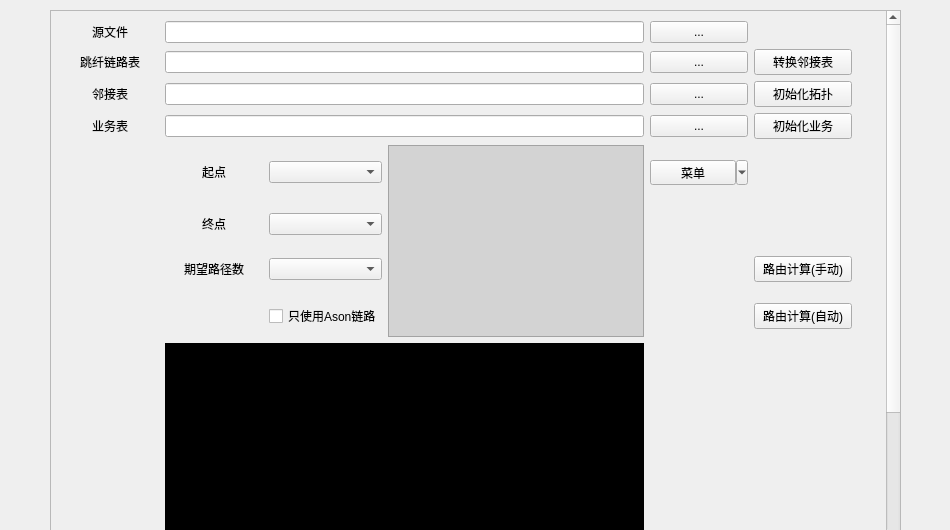
<?xml version="1.0" encoding="UTF-8"?>
<ui version="4.0">
 <class>AutoRoute</class>
 <widget class="QWidget" name="AutoRoute">
  <property name="geometry">
   <rect>
    <x>0</x>
    <y>0</y>
    <width>950</width>
    <height>530</height>
   </rect>
  </property>
  <property name="maximumSize">
   <size>
    <width>950</width>
    <height>530</height>
   </size>
  </property>
  <property name="windowTitle">
   <string>Form</string>
  </property>
  <widget class="QWidget" name="verticalLayoutWidget">
   <property name="geometry">
    <rect>
     <x>50</x>
     <y>10</y>
     <width>851</width>
     <height>551</height>
    </rect>
   </property>
   <layout class="QVBoxLayout" name="verticalLayout">
    <item>
     <widget class="QScrollArea" name="scrollArea">
      <property name="verticalScrollBarPolicy">
       <enum>Qt::ScrollBarAlwaysOn</enum>
      </property>
      <property name="horizontalScrollBarPolicy">
       <enum>Qt::ScrollBarAlwaysOn</enum>
      </property>
      <property name="sizeAdjustPolicy">
       <enum>QAbstractScrollArea::AdjustIgnored</enum>
      </property>
      <property name="widgetResizable">
       <bool>true</bool>
      </property>
      <widget class="QWidget" name="scrollAreaWidgetContents">
       <property name="enabled">
        <bool>true</bool>
       </property>
       <property name="geometry">
        <rect>
         <x>0</x>
         <y>0</y>
         <width>950</width>
         <height>700</height>
        </rect>
       </property>
       <property name="sizePolicy">
        <sizepolicy hsizetype="Preferred" vsizetype="Preferred">
         <horstretch>0</horstretch>
         <verstretch>0</verstretch>
        </sizepolicy>
       </property>
       <property name="minimumSize">
        <size>
         <width>950</width>
         <height>700</height>
        </size>
       </property>
       <property name="focusPolicy">
        <enum>Qt::ClickFocus</enum>
       </property>
       <widget class="QWidget" name="gridLayoutWidget">
        <property name="geometry">
         <rect>
          <x>10</x>
          <y>10</y>
          <width>791</width>
          <height>531</height>
         </rect>
        </property>
        <layout class="QGridLayout" name="LAYOUT_autoRoute">
         <item row="10" column="2">
          <widget class="QLabel" name="label_6">
           <property name="sizePolicy">
            <sizepolicy hsizetype="Preferred" vsizetype="Fixed">
             <horstretch>0</horstretch>
             <verstretch>0</verstretch>
            </sizepolicy>
           </property>
           <property name="text">
            <string>期望路径数</string>
           </property>
           <property name="alignment">
            <set>Qt::AlignCenter</set>
           </property>
           <property name="buddy">
            <cstring>COMBOBOX_counts</cstring>
           </property>
          </widget>
         </item>
         <item row="5" column="0">
          <widget class="QLabel" name="label_8">
           <property name="sizePolicy">
            <sizepolicy hsizetype="Preferred" vsizetype="Fixed">
             <horstretch>0</horstretch>
             <verstretch>0</verstretch>
            </sizepolicy>
           </property>
           <property name="text">
            <string>业务表</string>
           </property>
           <property name="alignment">
            <set>Qt::AlignCenter</set>
           </property>
           <property name="buddy">
            <cstring>LINEEDIT_adjList</cstring>
           </property>
          </widget>
         </item>
         <item row="11" column="6">
          <widget class="QPushButton" name="BUTTON_calAuto">
           <property name="sizePolicy">
            <sizepolicy hsizetype="Preferred" vsizetype="Fixed">
             <horstretch>0</horstretch>
             <verstretch>0</verstretch>
            </sizepolicy>
           </property>
           <property name="text">
            <string>路由计算(自动)</string>
           </property>
          </widget>
         </item>
         <item row="11" column="3">
          <widget class="QCheckBox" name="CHECKBOX_onlyAson">
           <property name="text">
            <string>只使用Ason链路</string>
           </property>
           <property name="autoExclusive">
            <bool>false</bool>
           </property>
           <property name="tristate">
            <bool>false</bool>
           </property>
          </widget>
         </item>
         <item row="5" column="2" colspan="3">
          <widget class="QLineEdit" name="LINEEDIT_business">
           <property name="maximumSize">
            <size>
             <width>650</width>
             <height>16777215</height>
            </size>
           </property>
          </widget>
         </item>
         <item row="10" column="3">
          <widget class="QComboBox" name="COMBOBOX_counts"/>
         </item>
         <item row="1" column="5">
          <widget class="QPushButton" name="BUTTON_selectSrc">
           <property name="sizePolicy">
            <sizepolicy hsizetype="Preferred" vsizetype="Fixed">
             <horstretch>0</horstretch>
             <verstretch>0</verstretch>
            </sizepolicy>
           </property>
           <property name="text">
            <string>...</string>
           </property>
          </widget>
         </item>
         <item row="4" column="0">
          <widget class="QLabel" name="label_2">
           <property name="sizePolicy">
            <sizepolicy hsizetype="Preferred" vsizetype="Fixed">
             <horstretch>0</horstretch>
             <verstretch>0</verstretch>
            </sizepolicy>
           </property>
           <property name="text">
            <string>邻接表</string>
           </property>
           <property name="alignment">
            <set>Qt::AlignCenter</set>
           </property>
           <property name="buddy">
            <cstring>LINEEDIT_adjList</cstring>
           </property>
          </widget>
         </item>
         <item row="2" column="6">
          <widget class="QPushButton" name="BUTTON_transToAdj">
           <property name="sizePolicy">
            <sizepolicy hsizetype="Preferred" vsizetype="Fixed">
             <horstretch>0</horstretch>
             <verstretch>0</verstretch>
            </sizepolicy>
           </property>
           <property name="text">
            <string>转换邻接表</string>
           </property>
          </widget>
         </item>
         <item row="10" column="6">
          <widget class="QPushButton" name="BUTTON_calByHand">
           <property name="sizePolicy">
            <sizepolicy hsizetype="Preferred" vsizetype="Fixed">
             <horstretch>0</horstretch>
             <verstretch>0</verstretch>
            </sizepolicy>
           </property>
           <property name="text">
            <string>路由计算(手动)</string>
           </property>
          </widget>
         </item>
         <item row="1" column="0">
          <widget class="QLabel" name="label_7">
           <property name="sizePolicy">
            <sizepolicy hsizetype="Preferred" vsizetype="Fixed">
             <horstretch>0</horstretch>
             <verstretch>0</verstretch>
            </sizepolicy>
           </property>
           <property name="text">
            <string>源文件</string>
           </property>
           <property name="alignment">
            <set>Qt::AlignCenter</set>
           </property>
           <property name="buddy">
            <cstring>LINEEDIT_source</cstring>
           </property>
          </widget>
         </item>
         <item row="2" column="0">
          <widget class="QLabel" name="label_3">
           <property name="sizePolicy">
            <sizepolicy hsizetype="Preferred" vsizetype="Fixed">
             <horstretch>0</horstretch>
             <verstretch>0</verstretch>
            </sizepolicy>
           </property>
           <property name="text">
            <string>跳纤链路表</string>
           </property>
           <property name="alignment">
            <set>Qt::AlignCenter</set>
           </property>
           <property name="buddy">
            <cstring>LINEEDIT_chainList</cstring>
           </property>
          </widget>
         </item>
         <item row="4" column="6">
          <widget class="QPushButton" name="BUTTON_initGraph">
           <property name="sizePolicy">
            <sizepolicy hsizetype="Preferred" vsizetype="Fixed">
             <horstretch>0</horstretch>
             <verstretch>0</verstretch>
            </sizepolicy>
           </property>
           <property name="text">
            <string>初始化拓扑</string>
           </property>
          </widget>
         </item>
         <item row="1" column="2" colspan="3">
          <widget class="QLineEdit" name="LINEEDIT_source">
           <property name="sizePolicy">
            <sizepolicy hsizetype="Expanding" vsizetype="Fixed">
             <horstretch>0</horstretch>
             <verstretch>0</verstretch>
            </sizepolicy>
           </property>
           <property name="maximumSize">
            <size>
             <width>650</width>
             <height>16777215</height>
            </size>
           </property>
          </widget>
         </item>
         <item row="8" column="5">
          <widget class="QToolButton" name="TOOLBUTTON_menu">
           <property name="enabled">
            <bool>true</bool>
           </property>
           <property name="sizePolicy">
            <sizepolicy hsizetype="Preferred" vsizetype="Fixed">
             <horstretch>0</horstretch>
             <verstretch>0</verstretch>
            </sizepolicy>
           </property>
           <property name="contextMenuPolicy">
            <enum>Qt::ActionsContextMenu</enum>
           </property>
           <property name="text">
            <string>菜单</string>
           </property>
           <property name="popupMode">
            <enum>QToolButton::MenuButtonPopup</enum>
           </property>
           <property name="toolButtonStyle">
            <enum>Qt::ToolButtonTextOnly</enum>
           </property>
           <property name="autoRaise">
            <bool>false</bool>
           </property>
           <property name="arrowType">
            <enum>Qt::NoArrow</enum>
           </property>
          </widget>
         </item>
         <item row="2" column="5">
          <widget class="QPushButton" name="BUTTON_selectChainList">
           <property name="sizePolicy">
            <sizepolicy hsizetype="Preferred" vsizetype="Fixed">
             <horstretch>0</horstretch>
             <verstretch>0</verstretch>
            </sizepolicy>
           </property>
           <property name="text">
            <string>...</string>
           </property>
          </widget>
         </item>
         <item row="4" column="2" colspan="3">
          <widget class="QLineEdit" name="LINEEDIT_adjList">
           <property name="maximumSize">
            <size>
             <width>650</width>
             <height>16777215</height>
            </size>
           </property>
          </widget>
         </item>
         <item row="12" column="2" colspan="3">
          <widget class="QPlainTextEdit" name="TEXTEDIT_outPut">
           <property name="sizePolicy">
            <sizepolicy hsizetype="Preferred" vsizetype="Fixed">
             <horstretch>0</horstretch>
             <verstretch>0</verstretch>
            </sizepolicy>
           </property>
           <property name="maximumSize">
            <size>
             <width>16777215</width>
             <height>200</height>
            </size>
           </property>
           <property name="styleSheet">
            <string notr="true">            QPlainTextEdit {
                background-color: black;
                color: white;
            }</string>
           </property>
          </widget>
         </item>
         <item row="9" column="3">
          <widget class="QComboBox" name="COMBOBOX_endSta"/>
         </item>
         <item row="8" column="3">
          <widget class="QComboBox" name="COMBOBOX_startSta">
           <property name="sizePolicy">
            <sizepolicy hsizetype="Preferred" vsizetype="Maximum">
             <horstretch>0</horstretch>
             <verstretch>0</verstretch>
            </sizepolicy>
           </property>
          </widget>
         </item>
         <item row="8" column="4" rowspan="4">
          <widget class="QPlainTextEdit" name="TEXTEDIT_forbiddenPath">
           <property name="sizePolicy">
            <sizepolicy hsizetype="Fixed" vsizetype="Fixed">
             <horstretch>0</horstretch>
             <verstretch>0</verstretch>
            </sizepolicy>
           </property>
           <property name="maximumSize">
            <size>
             <width>450</width>
             <height>322131</height>
            </size>
           </property>
           <property name="styleSheet">
            <string notr="true">            QPlainTextEdit {
                background-color: lightgray;
                color: black;
            }</string>
           </property>
          </widget>
         </item>
         <item row="4" column="5">
          <widget class="QPushButton" name="BUTTON_selectAdjList">
           <property name="sizePolicy">
            <sizepolicy hsizetype="Preferred" vsizetype="Fixed">
             <horstretch>0</horstretch>
             <verstretch>0</verstretch>
            </sizepolicy>
           </property>
           <property name="text">
            <string>...</string>
           </property>
          </widget>
         </item>
         <item row="8" column="2">
          <widget class="QLabel" name="label_4">
           <property name="sizePolicy">
            <sizepolicy hsizetype="Preferred" vsizetype="Fixed">
             <horstretch>0</horstretch>
             <verstretch>0</verstretch>
            </sizepolicy>
           </property>
           <property name="text">
            <string>起点</string>
           </property>
           <property name="alignment">
            <set>Qt::AlignCenter</set>
           </property>
           <property name="buddy">
            <cstring>COMBOBOX_startSta</cstring>
           </property>
          </widget>
         </item>
         <item row="5" column="6">
          <widget class="QPushButton" name="BUTTON_initBusiness">
           <property name="sizePolicy">
            <sizepolicy hsizetype="Preferred" vsizetype="Fixed">
             <horstretch>0</horstretch>
             <verstretch>0</verstretch>
            </sizepolicy>
           </property>
           <property name="text">
            <string>初始化业务</string>
           </property>
          </widget>
         </item>
         <item row="5" column="5">
          <widget class="QPushButton" name="BUTTON_selectBusiness">
           <property name="sizePolicy">
            <sizepolicy hsizetype="Preferred" vsizetype="Fixed">
             <horstretch>0</horstretch>
             <verstretch>0</verstretch>
            </sizepolicy>
           </property>
           <property name="text">
            <string>...</string>
           </property>
          </widget>
         </item>
         <item row="9" column="2">
          <widget class="QLabel" name="label_5">
           <property name="sizePolicy">
            <sizepolicy hsizetype="Preferred" vsizetype="Fixed">
             <horstretch>0</horstretch>
             <verstretch>0</verstretch>
            </sizepolicy>
           </property>
           <property name="text">
            <string>终点</string>
           </property>
           <property name="alignment">
            <set>Qt::AlignCenter</set>
           </property>
           <property name="buddy">
            <cstring>COMBOBOX_endSta</cstring>
           </property>
          </widget>
         </item>
         <item row="2" column="2" colspan="3">
          <widget class="QLineEdit" name="LINEEDIT_chainList">
           <property name="maximumSize">
            <size>
             <width>650</width>
             <height>16777215</height>
            </size>
           </property>
          </widget>
         </item>
        </layout>
       </widget>
      </widget>
     </widget>
    </item>
   </layout>
  </widget>
  <action name="action_temp">
   <property name="text">
    <string>打开工具temp目录</string>
   </property>
  </action>
 </widget>
 <resources/>
 <connections>
  <connection>
   <sender>BUTTON_selectSrc</sender>
   <signal>clicked()</signal>
   <receiver>AutoRoute</receiver>
   <slot>_selectSrc()</slot>
   <hints>
    <hint type="sourcelabel">
     <x>732</x>
     <y>35</y>
    </hint>
    <hint type="destinationlabel">
     <x>926</x>
     <y>42</y>
    </hint>
   </hints>
  </connection>
  <connection>
   <sender>BUTTON_selectChainList</sender>
   <signal>clicked()</signal>
   <receiver>AutoRoute</receiver>
   <slot>_selectChainList()</slot>
   <hints>
    <hint type="sourcelabel">
     <x>721</x>
     <y>63</y>
    </hint>
    <hint type="destinationlabel">
     <x>931</x>
     <y>89</y>
    </hint>
   </hints>
  </connection>
  <connection>
   <sender>BUTTON_selectAdjList</sender>
   <signal>clicked()</signal>
   <receiver>AutoRoute</receiver>
   <slot>_selectAdjList()</slot>
   <hints>
    <hint type="sourcelabel">
     <x>708</x>
     <y>105</y>
    </hint>
    <hint type="destinationlabel">
     <x>928</x>
     <y>173</y>
    </hint>
   </hints>
  </connection>
  <connection>
   <sender>BUTTON_selectBusiness</sender>
   <signal>clicked()</signal>
   <receiver>AutoRoute</receiver>
   <slot>_selectBusiness()</slot>
   <hints>
    <hint type="sourcelabel">
     <x>692</x>
     <y>126</y>
    </hint>
    <hint type="destinationlabel">
     <x>928</x>
     <y>239</y>
    </hint>
   </hints>
  </connection>
  <connection>
   <sender>BUTTON_transToAdj</sender>
   <signal>clicked()</signal>
   <receiver>AutoRoute</receiver>
   <slot>_transToAdj()</slot>
   <hints>
    <hint type="sourcelabel">
     <x>815</x>
     <y>63</y>
    </hint>
    <hint type="destinationlabel">
     <x>929</x>
     <y>295</y>
    </hint>
   </hints>
  </connection>
  <connection>
   <sender>BUTTON_initGraph</sender>
   <signal>clicked()</signal>
   <receiver>AutoRoute</receiver>
   <slot>_initGraph()</slot>
   <hints>
    <hint type="sourcelabel">
     <x>793</x>
     <y>95</y>
    </hint>
    <hint type="destinationlabel">
     <x>928</x>
     <y>346</y>
    </hint>
   </hints>
  </connection>
  <connection>
   <sender>BUTTON_initBusiness</sender>
   <signal>clicked()</signal>
   <receiver>AutoRoute</receiver>
   <slot>_initBusiness()</slot>
   <hints>
    <hint type="sourcelabel">
     <x>775</x>
     <y>128</y>
    </hint>
    <hint type="destinationlabel">
     <x>928</x>
     <y>394</y>
    </hint>
   </hints>
  </connection>
  <connection>
   <sender>BUTTON_calByHand</sender>
   <signal>clicked()</signal>
   <receiver>AutoRoute</receiver>
   <slot>_calByHand()</slot>
   <hints>
    <hint type="sourcelabel">
     <x>770</x>
     <y>274</y>
    </hint>
    <hint type="destinationlabel">
     <x>928</x>
     <y>438</y>
    </hint>
   </hints>
  </connection>
  <connection>
   <sender>BUTTON_calAuto</sender>
   <signal>clicked()</signal>
   <receiver>AutoRoute</receiver>
   <slot>_calAuto()</slot>
   <hints>
    <hint type="sourcelabel">
     <x>767</x>
     <y>319</y>
    </hint>
    <hint type="destinationlabel">
     <x>927</x>
     <y>480</y>
    </hint>
   </hints>
  </connection>
 </connections>
 <slots>
  <slot>_selectSrc()</slot>
  <slot>_selectAdjList()</slot>
  <slot>_transToAdj()</slot>
  <slot>_initGraph()</slot>
  <slot>_calByHand()</slot>
  <slot>_calAuto()</slot>
  <slot>_selectChainList()</slot>
  <slot>_selectBusiness()</slot>
  <slot>_initBusiness()</slot>
 </slots>
</ui>
